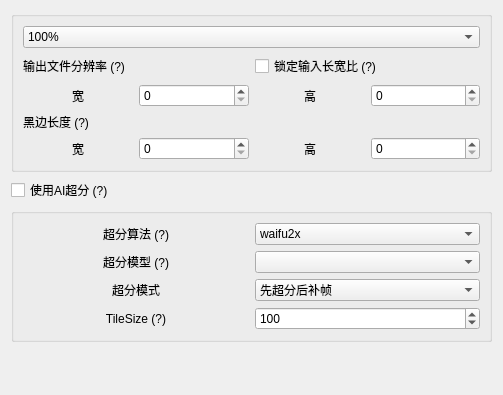
                     <widget class="QWidget" name="OutputResizeSettings">
                      <property name="geometry">
                       <rect>
                        <x>0</x>
                        <y>0</y>
                        <width>503</width>
                        <height>395</height>
                       </rect>
                      </property>
                      <attribute name="label">
                       <string>输出分辨率设置</string>
                      </attribute>
                      <layout class="QGridLayout" name="gridLayout_28">
                       <item row="2" column="0">
                        <widget class="QGroupBox" name="SrField">
                         <property name="title">
                          <string/>
                         </property>
                         <layout class="QGridLayout" name="gridLayout_26">
                          <item row="2" column="1">
                           <widget class="MyComboBox" name="AiSrSelector">
                            <item>
                             <property name="text">
                              <string>waifu2x</string>
                             </property>
                            </item>
                            <item>
                             <property name="text">
                              <string>RealSR</string>
                             </property>
                            </item>
                            <item>
                             <property name="text">
                              <string>RealESRGAN</string>
                             </property>
                            </item>
                           </widget>
                          </item>
                          <item row="2" column="0">
                           <widget class="QLabel" name="label_8">
                            <property name="toolTip">
                             <string>&lt;html&gt;&lt;head/&gt;&lt;body&gt;&lt;p&gt;&lt;span style=&quot; font-weight:600;&quot;&gt;waifu2x&lt;/span&gt;适用于2D动漫输入&lt;/p&gt;&lt;p&gt;&lt;span style=&quot; font-weight:600;&quot;&gt;realSR&lt;/span&gt;适用于3D实拍&lt;/p&gt;&lt;p&gt;&lt;span style=&quot; font-weight:600;&quot;&gt;realESR&lt;/span&gt;的GAN渲染效果更清晰，画面偏向细节保留，Net输出模糊，画面偏向涂抹与结构恢复&lt;/p&gt;&lt;p&gt;&lt;span style=&quot; font-weight:600;&quot;&gt;PS：realESR非常慢（是TVE的1/10速度），但效果比TVE好，普适性极强&lt;/span&gt;&lt;/p&gt;&lt;/body&gt;&lt;/html&gt;</string>
                            </property>
                            <property name="text">
                             <string>超分算法 (?)</string>
                            </property>
                            <property name="scaledContents">
                             <bool>false</bool>
                            </property>
                            <property name="alignment">
                             <set>Qt::AlignCenter</set>
                            </property>
                           </widget>
                          </item>
                          <item row="5" column="0">
                           <widget class="QLabel" name="label_6">
                            <property name="text">
                             <string>超分模式</string>
                            </property>
                            <property name="scaledContents">
                             <bool>false</bool>
                            </property>
                            <property name="alignment">
                             <set>Qt::AlignCenter</set>
                            </property>
                           </widget>
                          </item>
                          <item row="3" column="0">
                           <widget class="QLabel" name="label_9">
                            <property name="acceptDrops">
                             <bool>false</bool>
                            </property>
                            <property name="toolTip">
                             <string>&lt;html&gt;&lt;head/&gt;&lt;body&gt;&lt;p&gt;&lt;span style=&quot; font-weight:600;&quot;&gt;waifu2x:&lt;/span&gt;&lt;/p&gt;&lt;p&gt;cunet模型用于动漫超分&lt;/p&gt;&lt;p&gt;photo模型用于实拍&lt;/p&gt;&lt;p&gt;style anime用于老动漫&lt;/p&gt;&lt;p&gt;&lt;span style=&quot; font-weight:600;&quot;&gt;realSR：&lt;/span&gt;&lt;/p&gt;&lt;p&gt;“-jpg”用于处理jpg输入&lt;/p&gt;&lt;p&gt;&lt;span style=&quot; font-weight:600;&quot;&gt;realESR：&lt;/span&gt;&lt;/p&gt;&lt;p&gt;GAN清晰，偏向于脑补；Net模糊，偏向于涂抹&lt;/p&gt;&lt;p&gt;2x和4x模型无明显速度差异，但建议使用与输出分辨率最邻近的倍率模型&lt;br/&gt;如，输入为270p，输出为1080p，建议使用4x模型；输入为270p，输出为540p，建议使用2x模型&lt;/p&gt;&lt;/body&gt;&lt;/html&gt;</string>
                            </property>
                            <property name="text">
                             <string>超分模型 (?)</string>
                            </property>
                            <property name="scaledContents">
                             <bool>false</bool>
                            </property>
                            <property name="alignment">
                             <set>Qt::AlignCenter</set>
                            </property>
                           </widget>
                          </item>
                          <item row="5" column="1">
                           <widget class="MyComboBox" name="AiSrMode">
                            <item>
                             <property name="text">
                              <string>先超分后补帧</string>
                             </property>
                            </item>
                            <item>
                             <property name="text">
                              <string>先补帧后超分</string>
                             </property>
                            </item>
                           </widget>
                          </item>
                          <item row="3" column="1">
                           <widget class="MyComboBox" name="AiSrModuleSelector"/>
                          </item>
                          <item row="6" column="0">
                           <widget class="QLabel" name="label_10">
                            <property name="toolTip">
                             <string>&lt;html&gt;&lt;head/&gt;&lt;body&gt;&lt;p&gt;使用&lt;span style=&quot; font-weight:600;&quot;&gt;realESR&lt;/span&gt;算法时使用，酌情使用。&lt;/p&gt;&lt;p&gt;6G显存设值100~200左右。该数过大会产生显存不足错误。合适的值将提升超分速度。&lt;/p&gt;&lt;/body&gt;&lt;/html&gt;</string>
                            </property>
                            <property name="text">
                             <string>TileSize (?)</string>
                            </property>
                            <property name="alignment">
                             <set>Qt::AlignCenter</set>
                            </property>
                           </widget>
                          </item>
                          <item row="6" column="1">
                           <widget class="MySpinBox" name="SrTileSizeSelector">
                            <property name="minimum">
                             <number>20</number>
                            </property>
                            <property name="maximum">
                             <number>100000</number>
                            </property>
                            <property name="singleStep">
                             <number>50</number>
                            </property>
                            <property name="value">
                             <number>100</number>
                            </property>
                           </widget>
                          </item>
                         </layout>
                        </widget>
                       </item>
                       <item row="3" column="0">
                        <spacer name="verticalSpacer_5">
                         <property name="orientation">
                          <enum>Qt::Vertical</enum>
                         </property>
                         <property name="sizeType">
                          <enum>QSizePolicy::Expanding</enum>
                         </property>
                         <property name="sizeHint" stdset="0">
                          <size>
                           <width>20</width>
                           <height>40</height>
                          </size>
                         </property>
                        </spacer>
                       </item>
                       <item row="0" column="0">
                        <widget class="QGroupBox" name="groupBox_4">
                         <property name="title">
                          <string/>
                         </property>
                         <layout class="QGridLayout" name="gridLayout_21">
                          <item row="1" column="0">
                           <layout class="QGridLayout" name="gridLayout_4">
                            <item row="0" column="0">
                             <widget class="QLabel" name="ResizeReminder">
                              <property name="toolTip">
                               <string>&lt;html&gt;&lt;head/&gt;&lt;body&gt;&lt;p&gt;单位：像素&lt;/p&gt;&lt;p&gt;&lt;span style=&quot; font-weight:600;&quot;&gt;宽高必须为偶数！&lt;/span&gt;&lt;/p&gt;&lt;p&gt;&lt;span style=&quot; font-weight:600;&quot;&gt;输入为图片序列且开启AI超分情况的特别说明：&lt;/span&gt;&lt;/p&gt;&lt;p&gt;若要将SVFI用于&lt;span style=&quot; font-weight:600;&quot;&gt;分辨率不同&lt;/span&gt;的图片序列超分，请将&lt;span style=&quot; font-weight:600;&quot;&gt;宽高分别设置为0&lt;/span&gt;，并在上面的预设框选择&amp;gt;100%的倍率。请注意，RealESR只支持4倍放缩，即，输出分辨率为源分辨率的4倍；&lt;/p&gt;&lt;p&gt;若宽高皆不为0，那么SVFI将会把所有图片超分、放缩至指定分辨率并输出。&lt;/p&gt;&lt;/body&gt;&lt;/html&gt;</string>
                              </property>
                              <property name="text">
                               <string>输出文件分辨率 (?)</string>
                              </property>
                              <property name="alignment">
                               <set>Qt::AlignLeading|Qt::AlignLeft|Qt::AlignVCenter</set>
                              </property>
                             </widget>
                            </item>
                            <item row="5" column="0">
                             <widget class="QLabel" name="CropReminder">
                              <property name="toolTip">
                               <string>&lt;html&gt;&lt;head/&gt;&lt;body&gt;&lt;p&gt;视频宽和高的黑边像素个数&lt;/p&gt;&lt;p&gt;注意，这里的黑边长度相对于&lt;span style=&quot; font-weight:600;&quot;&gt;输出文件分辨率&lt;/span&gt;&lt;/p&gt;&lt;/body&gt;&lt;/html&gt;</string>
                              </property>
                              <property name="text">
                               <string>黑边长度 (?)</string>
                              </property>
                              <property name="alignment">
                               <set>Qt::AlignLeading|Qt::AlignLeft|Qt::AlignVCenter</set>
                              </property>
                             </widget>
                            </item>
                            <item row="6" column="1">
                             <layout class="QHBoxLayout" name="horizontalLayout_11">
                              <item>
                               <widget class="QLabel" name="label_5">
                                <property name="text">
                                 <string>高</string>
                                </property>
                                <property name="alignment">
                                 <set>Qt::AlignCenter</set>
                                </property>
                               </widget>
                              </item>
                              <item>
                               <widget class="MySpinBox" name="CropHeightSettings">
                                <property name="minimum">
                                 <number>0</number>
                                </property>
                                <property name="maximum">
                                 <number>100000</number>
                                </property>
                                <property name="value">
                                 <number>0</number>
                                </property>
                               </widget>
                              </item>
                             </layout>
                            </item>
                            <item row="6" column="0">
                             <layout class="QHBoxLayout" name="horizontalLayout_13">
                              <item>
                               <widget class="QLabel" name="label_7">
                                <property name="text">
                                 <string>宽</string>
                                </property>
                                <property name="alignment">
                                 <set>Qt::AlignCenter</set>
                                </property>
                               </widget>
                              </item>
                              <item>
                               <widget class="MySpinBox" name="CropWidthpSettings">
                                <property name="maximum">
                                 <number>100000</number>
                                </property>
                               </widget>
                              </item>
                             </layout>
                            </item>
                            <item row="1" column="1">
                             <layout class="QHBoxLayout" name="horizontalLayout_10">
                              <item>
                               <widget class="QLabel" name="label_4">
                                <property name="toolTip">
                                 <string>只能是双数</string>
                                </property>
                                <property name="text">
                                 <string>高</string>
                                </property>
                                <property name="alignment">
                                 <set>Qt::AlignCenter</set>
                                </property>
                               </widget>
                              </item>
                              <item>
                               <widget class="MySpinBox" name="ResizeHeightSettings">
                                <property name="maximum">
                                 <number>100000</number>
                                </property>
                               </widget>
                              </item>
                             </layout>
                            </item>
                            <item row="1" column="0">
                             <layout class="QHBoxLayout" name="horizontalLayout_9">
                              <item>
                               <widget class="QLabel" name="label_3">
                                <property name="toolTip">
                                 <string>只能是双数</string>
                                </property>
                                <property name="text">
                                 <string>宽</string>
                                </property>
                                <property name="alignment">
                                 <set>Qt::AlignCenter</set>
                                </property>
                               </widget>
                              </item>
                              <item>
                               <widget class="MySpinBox" name="ResizeWidthSettings">
                                <property name="maximum">
                                 <number>100000</number>
                                </property>
                               </widget>
                              </item>
                             </layout>
                            </item>
                            <item row="0" column="1">
                             <widget class="QCheckBox" name="LockWHChecker">
                              <property name="text">
                               <string>锁定输入长宽比 (?)</string>
                              </property>
                             </widget>
                            </item>
                           </layout>
                          </item>
                          <item row="0" column="0">
                           <widget class="MyComboBox" name="ResizeTemplate">
                            <property name="toolTip">
                             <string>&lt;html&gt;&lt;head/&gt;&lt;body&gt;&lt;p&gt;画面分辨率预设&lt;/p&gt;&lt;p&gt;当输入为图片序列，&lt;span style=&quot; font-weight:600;&quot;&gt;开启AI超分&lt;/span&gt;（专业/内测版），且未指定输出分辨率（输出文件分辨率宽高皆为0）时&lt;/p&gt;&lt;p&gt;若此项倍率小于超分模型的最低倍率（如此项为200%，但使用RealESR 4x模型）&lt;br/&gt;最终输出的分辨率是输入分辨率的最低倍率倍&lt;/p&gt;&lt;p&gt;其他情况（输入为视频，或图片序列指定输出分辨率输出），输出分辨率为指定分辨率&lt;/p&gt;&lt;/body&gt;&lt;/html&gt;</string>
                            </property>
                            <item>
                             <property name="text">
                              <string>100%</string>
                             </property>
                            </item>
                            <item>
                             <property name="text">
                              <string>150%</string>
                             </property>
                            </item>
                            <item>
                             <property name="text">
                              <string>200%</string>
                             </property>
                            </item>
                            <item>
                             <property name="text">
                              <string>300%</string>
                             </property>
                            </item>
                            <item>
                             <property name="text">
                              <string>400%</string>
                             </property>
                            </item>
                            <item>
                             <property name="text">
                              <string>800%</string>
                             </property>
                            </item>
                            <item>
                             <property name="text">
                              <string>SD 480p</string>
                             </property>
                            </item>
                            <item>
                             <property name="text">
                              <string>HD 1080p</string>
                             </property>
                            </item>
                            <item>
                             <property name="text">
                              <string>4K UHD</string>
                             </property>
                            </item>
                            <item>
                             <property name="text">
                              <string>8K UHD</string>
                             </property>
                            </item>
                           </widget>
                          </item>
                         </layout>
                        </widget>
                       </item>
                       <item row="1" column="0">
                        <widget class="QCheckBox" name="UseAiSR">
                         <property name="toolTip">
                          <string>&lt;html&gt;&lt;head/&gt;&lt;body&gt;&lt;p&gt;使用流行的超分算法对输入视频或图片序列进行补帧&lt;/p&gt;&lt;/body&gt;&lt;/html&gt;</string>
                         </property>
                         <property name="text">
                          <string>使用AI超分 (?)</string>
                         </property>
                        </widget>
                       </item>
                      </layout>
                     </widget>
